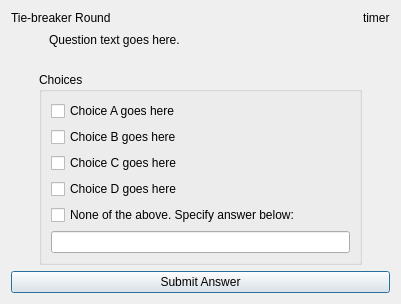
<?xml version="1.0" encoding="UTF-8"?>
<ui version="4.0">
 <class>Dialog</class>
 <widget class="QDialog" name="Dialog">
  <property name="geometry">
   <rect>
    <x>0</x>
    <y>0</y>
    <width>400</width>
    <height>300</height>
   </rect>
  </property>
  <property name="windowTitle">
   <string>Dialog</string>
  </property>
  <layout class="QGridLayout" name="gridLayout">
   <item row="1" column="0" rowspan="2" colspan="3">
    <layout class="QHBoxLayout" name="horizontalLayout_3">
     <item>
      <spacer name="horizontalSpacer_3">
       <property name="orientation">
        <enum>Qt::Horizontal</enum>
       </property>
       <property name="sizeType">
        <enum>QSizePolicy::Fixed</enum>
       </property>
       <property name="sizeHint" stdset="0">
        <size>
         <width>38</width>
         <height>17</height>
        </size>
       </property>
      </spacer>
     </item>
     <item>
      <widget class="QLabel" name="question_lbl">
       <property name="text">
        <string>Question text goes here.</string>
       </property>
      </widget>
     </item>
    </layout>
   </item>
   <item row="3" column="0" colspan="3">
    <spacer name="verticalSpacer_3">
     <property name="orientation">
      <enum>Qt::Vertical</enum>
     </property>
     <property name="sizeType">
      <enum>QSizePolicy::Fixed</enum>
     </property>
     <property name="sizeHint" stdset="0">
      <size>
       <width>379</width>
       <height>18</height>
      </size>
     </property>
    </spacer>
   </item>
   <item row="4" column="0" colspan="3">
    <layout class="QHBoxLayout" name="horizontalLayout_2">
     <item>
      <spacer name="horizontalSpacer_2">
       <property name="orientation">
        <enum>Qt::Horizontal</enum>
       </property>
       <property name="sizeType">
        <enum>QSizePolicy::Fixed</enum>
       </property>
       <property name="sizeHint" stdset="0">
        <size>
         <width>28</width>
         <height>20</height>
        </size>
       </property>
      </spacer>
     </item>
     <item>
      <layout class="QVBoxLayout" name="verticalLayout">
       <item>
        <widget class="QGroupBox" name="choicesgroup">
         <property name="title">
          <string>Choices</string>
         </property>
         <layout class="QVBoxLayout" name="verticalLayout_2">
          <item>
           <widget class="QCheckBox" name="a_choice">
            <property name="text">
             <string>Choice A goes here</string>
            </property>
           </widget>
          </item>
          <item>
           <widget class="QCheckBox" name="b_choice">
            <property name="text">
             <string>Choice B goes here</string>
            </property>
           </widget>
          </item>
          <item>
           <widget class="QCheckBox" name="c_choice">
            <property name="text">
             <string>Choice C goes here</string>
            </property>
           </widget>
          </item>
          <item>
           <widget class="QCheckBox" name="d_choice">
            <property name="text">
             <string>Choice D goes here</string>
            </property>
           </widget>
          </item>
          <item>
           <widget class="QCheckBox" name="other_choice">
            <property name="text">
             <string>None of the above. Specify answer below:</string>
            </property>
           </widget>
          </item>
          <item>
           <widget class="QLineEdit" name="otherAnswer"/>
          </item>
         </layout>
        </widget>
       </item>
      </layout>
     </item>
     <item>
      <spacer name="horizontalSpacer">
       <property name="orientation">
        <enum>Qt::Horizontal</enum>
       </property>
       <property name="sizeType">
        <enum>QSizePolicy::Fixed</enum>
       </property>
       <property name="sizeHint" stdset="0">
        <size>
         <width>28</width>
         <height>20</height>
        </size>
       </property>
      </spacer>
     </item>
    </layout>
   </item>
   <item row="5" column="0" colspan="3">
    <widget class="QPushButton" name="submit_btn">
     <property name="text">
      <string>Submit Answer</string>
     </property>
    </widget>
   </item>
   <item row="0" column="0">
    <widget class="QLabel" name="round_lbl">
     <property name="text">
      <string>Tie-breaker Round</string>
     </property>
    </widget>
   </item>
   <item row="0" column="2">
    <widget class="QLabel" name="time_lbl">
     <property name="sizePolicy">
      <sizepolicy hsizetype="Fixed" vsizetype="Preferred">
       <horstretch>0</horstretch>
       <verstretch>0</verstretch>
      </sizepolicy>
     </property>
     <property name="text">
      <string>timer</string>
     </property>
    </widget>
   </item>
  </layout>
 </widget>
 <resources/>
 <connections/>
</ui>
